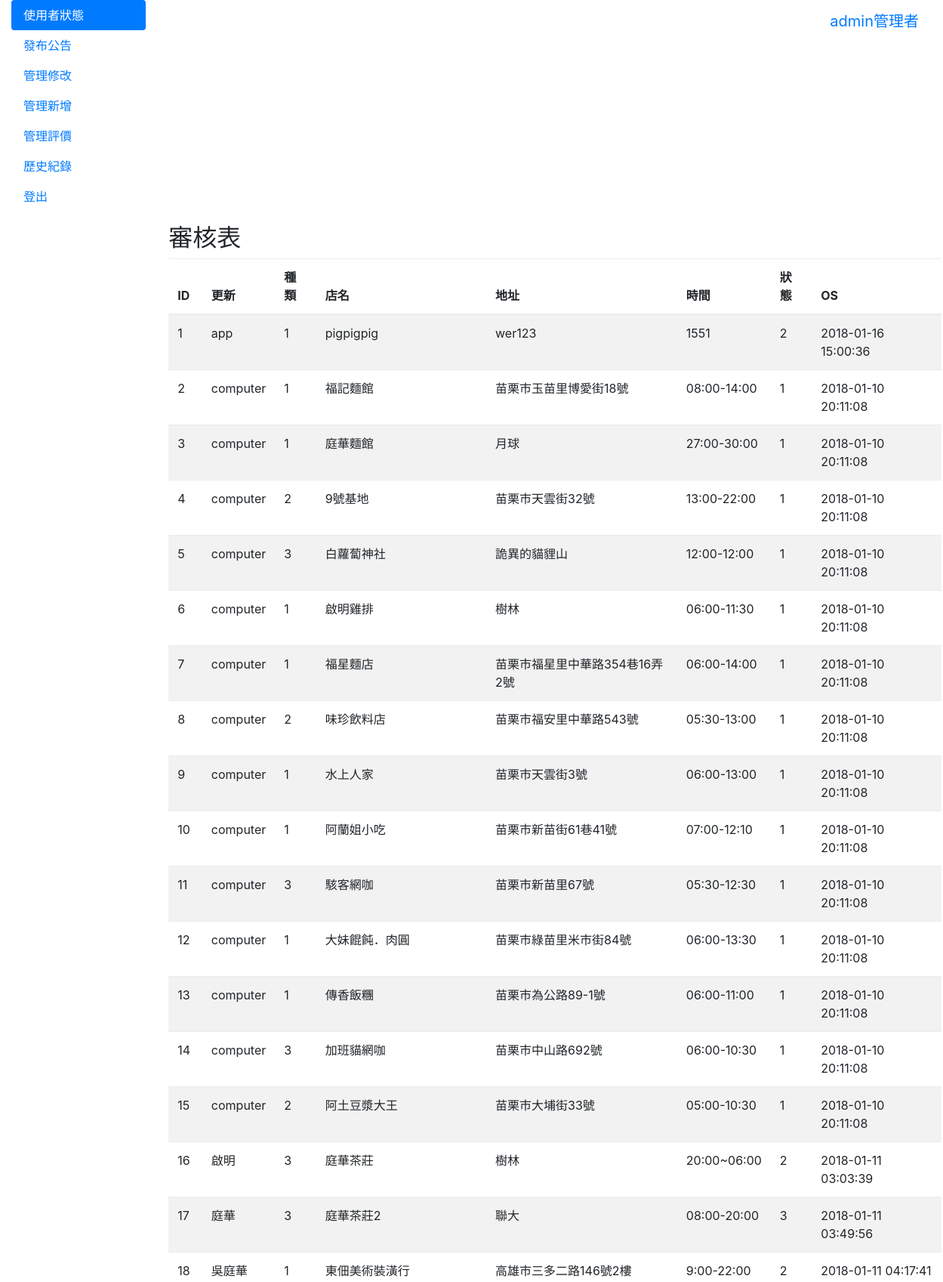
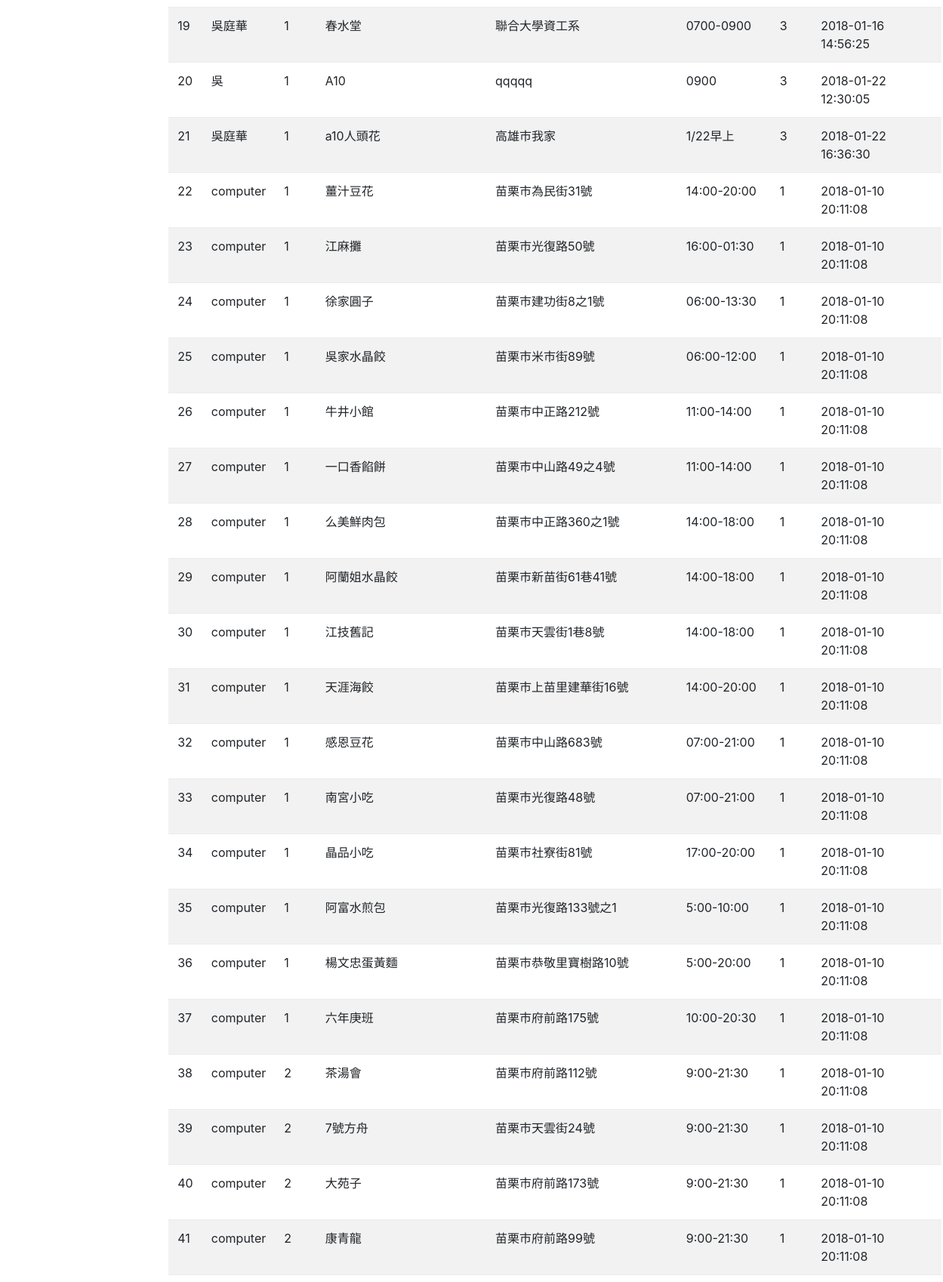
The page /3/boss01.php (signed in, upper part) on the database its author committed (2 pictures, top to bottom).
### tables this page shows
CREATE TABLE `eatwhat` (
  `id` int(10) NOT NULL,
  `ac` varchar(25) DEFAULT 'computer',
  `pass` varchar(10) DEFAULT 'nouse',
  `type` int(11) NOT NULL,
  `shop` text NOT NULL,
  `fon` text NOT NULL,
  `adds` text NOT NULL,
  `tim` text NOT NULL,
  `allth` text NOT NULL,
  `shopim` int(11) DEFAULT '1',
  `foodim` int(11) DEFAULT '1',
  `dollar` int(11) NOT NULL,
  `ok` int(11) DEFAULT '5',
  `timeat` timestamp NOT NULL DEFAULT CURRENT_TIMESTAMP ON UPDATE CURRENT_TIMESTAMP,
  `lat` double NOT NULL,
  `lng` double NOT NULL
);

### 3/boss01.php (the view, shortened to what this page needs)
<!DOCTYPE html>
<html lang="en">
  <head>
    <link href="https://v4-alpha.getbootstrap.com/dist/css/bootstrap.min.css" rel="stylesheet">
    <link href="https://v4-alpha.getbootstrap.com/examples/dashboard/dashboard.css" rel="stylesheet">
  </head>
  <body>
    <nav class="navbar navbar-toggleable-md navbar-inverse fixed-top bg-inverse">
      <button class="navbar-toggler navbar-toggler-right hidden-lg-up" type="button" data-toggle="collapse" data-target="#navbarsExampleDefault" aria-controls="navbarsExampleDefault" aria-expanded="false" aria-label="Toggle navigation">
        <span class="navbar-toggler-icon"></span>
      </button>
      <a class="navbar-brand" href="boss01.php"><?php echo $_SESSION['name']?>管理者</a>
    </nav>
    <div class="container-fluid">
      <div class="row">
        <nav class="col-sm-3 col-md-2 hidden-xs-down bg-faded sidebar">
         <ul class="nav nav-pills flex-column">
            <li class="nav-item">
              <a class="nav-link active" href="boss01.php">使用者狀態 <span class="sr-only">(current)</span></a>
            </li>
            <li class="nav-item">
              <a class="nav-link " href="boss02.php">發布公告</a>
            </li>
            <li class="nav-item">
              <a class="nav-link" href="bossup.php">管理修改</a>
            </li>
			<li class="nav-item">
              <a class="nav-link" href="bossin.php">管理新增</a>
            </li>
			<li class="nav-item">
              <a class="nav-link" href="bossjudge.php">管理評價</a>
            </li>
			<li class="nav-item">
              <a class="nav-link" href="bosshis.php">歷史紀錄</a>
            </li>
			<li class="nav-item">
              <a class="nav-link" href="?logout=true">登出</a>
            </li>
          </ul>
        </nav>
        <main class="col-sm-9 offset-sm-3 col-md-10 offset-md-2 pt-3">
          <h2>審核表</h2>
          <div class="table-responsive" style="width:1024px;height:auto;overflow:auto">
            <table class="table table-striped">
              <thead>
                <tr>
				  <th>ID</th>
				  <th>更新</th>
                  <th>種類</th>
                  <th>店名</th>
                  <th>地址</th>
				  <th>時間</th>
	              <th>狀態</th>
				  <th>OS</th>
                </tr>
              </thead>
                <?php
			require_once("conMysql.php");
                 $sql = ("SELECT * FROM eatwhat ");
                 $result = mysqli_query($conn, $sql);
                 while ($row = @mysqli_fetch_row($result))
				 { ?>
                   <tr>
				 <td><?php echo $row[0]?></td>
				 <td><?php echo $row[1]?></td>
		         <td><?php echo $row[3]?></td>
                 <td><?php echo $row[4]?></td>
                 <td><?php echo $row[6]?></td>
                 <td><?php echo $row[7]?></td>
                 <td><?php echo $row[12]?></td>
				 <td><?php echo $row[13]?></td>
                   </tr>
                 <?php } ?>
            </table>
          </div>
        </main>
      </div>
    </div>
  </body>
</html>

### rows shown on the page
eatwhat: id "1", ac "app", type "1", shop "pigpigpig", adds "wer123", tim "1551", ok "2", timeat "2018-01-16 15:00:36"
eatwhat: id "2", ac "computer", type "1", shop "福記麵館", adds "苗栗市玉苗里博愛街18號", tim "08:00-14:00", ok "1", timeat "2018-01-10 20:11:08"
eatwhat: id "3", ac "computer", type "1", shop "庭華麵館", adds "月球", tim "27:00-30:00", ok "1", timeat "2018-01-10 20:11:08"
eatwhat: id "4", ac "computer", type "2", shop "9號基地", adds "苗栗市天雲街32號", tim "13:00-22:00", ok "1", timeat "2018-01-10 20:11:08"
eatwhat: id "5", ac "computer", type "3", shop "白蘿蔔神社", adds "詭異的貓貍山", tim "12:00-12:00", ok "1", timeat "2018-01-10 20:11:08"
eatwhat: id "6", ac "computer", type "1", shop "啟明雞排", adds "樹林", tim "06:00-11:30", ok "1", timeat "2018-01-10 20:11:08"
eatwhat: id "7", ac "computer", type "1", shop "福星麵店", adds "苗栗市福星里中華路354巷16弄2號", tim "06:00-14:00", ok "1", timeat "2018-01-10 20:11:08"
eatwhat: id "8", ac "computer", type "2", shop "味珍飲料店", adds "苗栗市福安里中華路543號", tim "05:30-13:00", ok "1", timeat "2018-01-10 20:11:08"
eatwhat: id "9", ac "computer", type "1", shop "水上人家", adds "苗栗市天雲街3號", tim "06:00-13:00", ok "1", timeat "2018-01-10 20:11:08"
eatwhat: id "10", ac "computer", type "1", shop "阿蘭姐小吃", adds "苗栗市新苗街61巷41號", tim "07:00-12:10", ok "1", timeat "2018-01-10 20:11:08"
eatwhat: id "11", ac "computer", type "3", shop "駭客網咖", adds "苗栗市新苗里67號", tim "05:30-12:30", ok "1", timeat "2018-01-10 20:11:08"
eatwhat: id "12", ac "computer", type "1", shop "大妹餛飩．肉圓", adds "苗栗市綠苗里米市街84號", tim "06:00-13:30", ok "1", timeat "2018-01-10 20:11:08"
eatwhat: id "13", ac "computer", type "1", shop "傳香飯糰", adds "苗栗市為公路89-1號", tim "06:00-11:00", ok "1", timeat "2018-01-10 20:11:08"
eatwhat: id "14", ac "computer", type "3", shop "加班貓網咖", adds "苗栗市中山路692號", tim "06:00-10:30", ok "1", timeat "2018-01-10 20:11:08"
eatwhat: id "15", ac "computer", type "2", shop "阿土豆漿大王", adds "苗栗市大埔街33號", tim "05:00-10:30", ok "1", timeat "2018-01-10 20:11:08"
eatwhat: id "16", ac "啟明", type "3", shop "庭華茶莊", adds "樹林", tim "20:00~06:00", ok "2", timeat "2018-01-11 03:03:39"
eatwhat: id "17", ac "庭華", type "3", shop "庭華茶莊2", adds "聯大", tim "08:00-20:00", ok "3", timeat "2018-01-11 03:49:56"
eatwhat: id "18", ac "吳庭華", type "1", shop "東佃美術裝潢行", adds "高雄市三多二路146號2樓", tim "9:00-22:00", ok "2", timeat "2018-01-11 04:17:41"
eatwhat: id "19", ac "吳庭華", type "1", shop "春水堂", adds "聯合大學資工系", tim "0700-0900", ok "3", timeat "2018-01-16 14:56:25"
eatwhat: id "20", ac "吳", type "1", shop "A10", adds "qqqqq", tim "0900", ok "3", timeat "2018-01-22 12:30:05"
eatwhat: id "21", ac "吳庭華", type "1", shop "a10人頭花", adds "高雄市我家", tim "1/22早上", ok "3", timeat "2018-01-22 16:36:30"
eatwhat: id "22", ac "computer", type "1", shop "薑汁豆花", adds "苗栗市為民街31號", tim "14:00-20:00", ok "1", timeat "2018-01-10 20:11:08"
eatwhat: id "23", ac "computer", type "1", shop "江麻攤", adds "苗栗市光復路50號", tim "16:00-01:30", ok "1", timeat "2018-01-10 20:11:08"
eatwhat: id "24", ac "computer", type "1", shop "徐家圓子", adds "苗栗市建功街8之1號", tim "06:00-13:30", ok "1", timeat "2018-01-10 20:11:08"
eatwhat: id "25", ac "computer", type "1", shop "吳家水晶餃", adds "苗栗市米市街89號", tim "06:00-12:00", ok "1", timeat "2018-01-10 20:11:08"
eatwhat: id "26", ac "computer", type "1", shop "牛井小館", adds "苗栗市中正路212號", tim "11:00-14:00", ok "1", timeat "2018-01-10 20:11:08"
eatwhat: id "27", ac "computer", type "1", shop "一口香餡餅", adds "苗栗市中山路49之4號", tim "11:00-14:00", ok "1", timeat "2018-01-10 20:11:08"
eatwhat: id "28", ac "computer", type "1", shop "么美鮮肉包", adds "苗栗市中正路360之1號", tim "14:00-18:00", ok "1", timeat "2018-01-10 20:11:08"
eatwhat: id "29", ac "computer", type "1", shop "阿蘭姐水晶餃", adds "苗栗市新苗街61巷41號", tim "14:00-18:00", ok "1", timeat "2018-01-10 20:11:08"
eatwhat: id "30", ac "computer", type "1", shop "江技舊記", adds "苗栗市天雲街1巷8號", tim "14:00-18:00", ok "1", timeat "2018-01-10 20:11:08"
eatwhat: id "31", ac "computer", type "1", shop "天涯海餃", adds "苗栗市上苗里建華街16號", tim "14:00-20:00", ok "1", timeat "2018-01-10 20:11:08"
eatwhat: id "32", ac "computer", type "1", shop "感恩豆花", adds "苗栗市中山路683號", tim "07:00-21:00", ok "1", timeat "2018-01-10 20:11:08"
eatwhat: id "33", ac "computer", type "1", shop "南宮小吃", adds "苗栗市光復路48號", tim "07:00-21:00", ok "1", timeat "2018-01-10 20:11:08"
eatwhat: id "34", ac "computer", type "1", shop "晶品小吃", adds "苗栗市社寮街81號", tim "17:00-20:00", ok "1", timeat "2018-01-10 20:11:08"
eatwhat: id "35", ac "computer", type "1", shop "阿富水煎包", adds "苗栗市光復路133號之1", tim "5:00-10:00", ok "1", timeat "2018-01-10 20:11:08"
eatwhat: id "36", ac "computer", type "1", shop "楊文忠蛋黃麵", adds "苗栗市恭敬里寶樹路10號", tim "5:00-20:00", ok "1", timeat "2018-01-10 20:11:08"
eatwhat: id "37", ac "computer", type "1", shop "六年庚班", adds "苗栗市府前路175號", tim "10:00-20:30", ok "1", timeat "2018-01-10 20:11:08"
eatwhat: id "38", ac "computer", type "2", shop "茶湯會", adds "苗栗市府前路112號", tim "9:00-21:30", ok "1", timeat "2018-01-10 20:11:08"
eatwhat: id "39", ac "computer", type "2", shop "7號方舟", adds "苗栗市天雲街24號", tim "9:00-21:30", ok "1", timeat "2018-01-10 20:11:08"
eatwhat: id "40", ac "computer", type "2", shop "大苑子", adds "苗栗市府前路173號", tim "9:00-21:30", ok "1", timeat "2018-01-10 20:11:08"
eatwhat: id "41", ac "computer", type "2", shop "康青龍", adds "苗栗市府前路99號", tim "9:00-21:30", ok "1", timeat "2018-01-10 20:11:08"

### other values the page prints
$_SESSION['name'] "admin"
